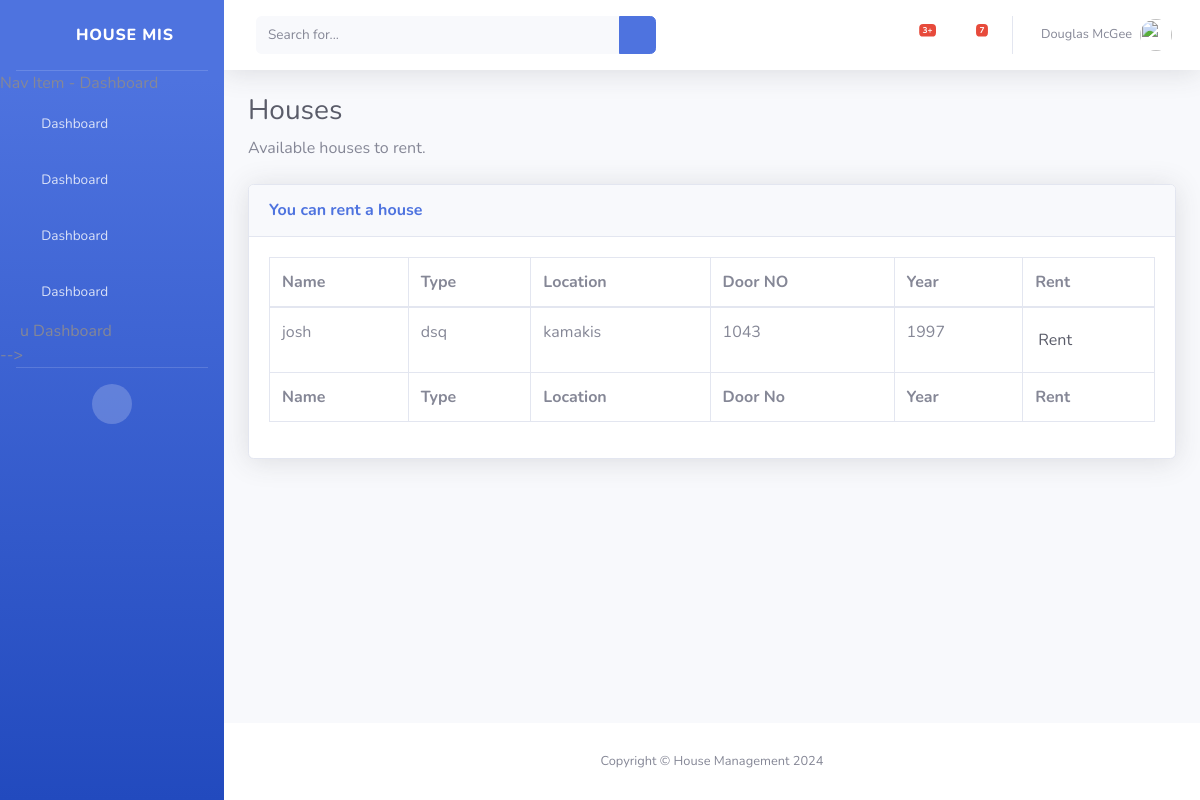
Page /houses on the earlier database version.
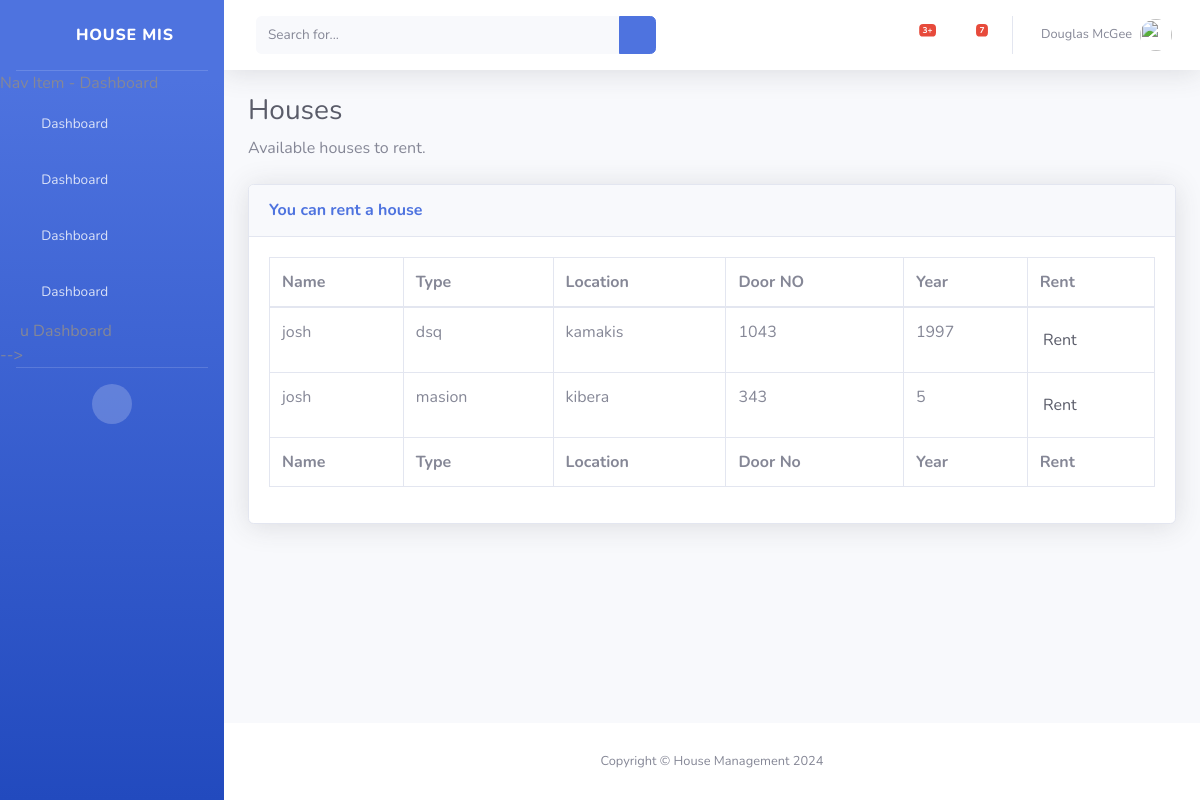
Same page on the later database version.
### main/models.py (models this page shows, shortened)
class House_info(models.Model):
    name = models.CharField(max_length=30)
    type = models.CharField(max_length=30)
    location = models.CharField(max_length=30)
    door_no = models.CharField(max_length=30, unique=True)
    year = models.IntegerField()
    class Meta:
        verbose_name = 'House_info'
        verbose_name_plural = 'House_infos'
        db_table = 'house_infos'
        ordering = ['door_no']

### main/views.py (the view)
# urls.py: path('houses', views.house_to_rent, name='house_to_rent'),
def house_to_rent(request):
    houses = House_info.objects.all()
    return render(request,'house_to_rent.html',{'houses':houses})

### templates/house_to_rent.html (shortened to what this page needs)
{% extends "Master.html" %}
{% load static %}
{% block extra_css %}
		 <link href="{% static 'vendor/datatables/dataTables.bootstrap4.min.css' %}" rel="stylesheet">
{% endblock %}
{% block content %}
                    <h1 class="h3 mb-2 text-gray-800">Houses</h1>
                    <p class="mb-4"> Available houses to rent.
                       </p>
                    <div class="card shadow mb-4">
                        <div class="card-header py-3">
                            <h6 class="m-0 font-weight-bold text-primary">You can rent a house</h6>
                        </div>
                        <div class="card-body">
                            <div class="table-responsive">
                                <table class="table table-bordered" id="dataTable" width="100%" cellspacing="0">
                                    <thead>
                                        <tr>
                                            <th>Name</th>
                                            <th>Type</th>
                                            <th>Location</th>
                                            <th>Door NO</th>
                                            <th>Year</th>
                                            <th>Rent</th>
                                        </tr>
                                    </thead>
                                    <tfoot>
                                        <tr>
                                            <th>Name</th>
                                            <th>Type</th>
                                            <th>Location</th>
                                            <th>Door No</th>
                                            <th>Year</th>
                                            <th>Rent</th>
                                        </tr>
                                    </tfoot>
                                    <tbody>
                                       {% for house in houses %}
                                       	<tr>
                                            <td>{{ house.name }}</td>
                                            <td>{{ house.type }}</td>
                                            <td>{{ house.location }}</td>
                                            <td>{{ house.door_no }}</td>
                                            <td>{{ house.year }}</td>
                                            <td>
                                                <a class="btn-circle btn-group-sm btn-outline-dark" href="{% url 'rent_house' house.house_id %}">Rent </a>
                                            </td>
                                        </tr>
                                       {% endfor %}
                                    </tbody>
                                </table>
                            </div>
                        </div>
                    </div>
{% endblock %}

### templates/Master.html (shortened to what this page needs)
{% load static %}
<!DOCTYPE html>
<html lang="en">
<head>
    <link href="{% static 'vendor/fontawesome-free/css/all.min.css' %}" rel="stylesheet" type="text/css">
    <link href="{% static 'css/sb-admin-2.min.css' %}" rel="stylesheet">
{% block extra_css %}
{% endblock %}
</head>
<body id="page-top">
    <div id="wrapper">
        <ul class="navbar-nav bg-gradient-primary sidebar sidebar-dark accordion" id="accordionSidebar">
            <a class="sidebar-brand d-flex align-items-center justify-content-center" href="index.html">
                <div class="sidebar-brand-icon rotate-n-15">
                    <i class="fas fa-laugh-wink"></i>
                </div>
                <div class="sidebar-brand-text mx-3">House Mis </div>
            </a>
            <hr class="sidebar-divider my-0">
             Nav Item - Dashboard
            <li class="nav-item">
                <a class="nav-link" href="{% url 'dashboard' %}">
                    <i class="fas fa-fw fa-tachometer-alt"></i>
                    <span>Dashboard</span></a>
            </li>
            <li class="nav-item">
                <a class="nav-link" href="{% url 'house_to_rent' %}">
                    <i class="fas fa-fw fa-tachometer-alt"></i>
                    <span>Dashboard</span></a>
            </li>
            <li class="nav-item">
                <a class="nav-link" href="{% url 'rented_houses' %}">
                    <i class="fas fa-fw fa-tachometer-alt"></i>
                    <span>Dashboard</span></a>
            </li>
            <li class="nav-item">
                <a class="nav-link" href="{% url 'fines' %}">
                    <i class="fas fa-fw fa-tachometer-alt"></i>
                    <span>Dashboard</span></a>
            </li>
            <li class="nav-item">
                    <i class="fas fa-fw fa-tachometer-alt"></i>u
                    <span>Dashboard</span></a>
            </li>
             -->
            <hr class="sidebar-divider d-none d-md-block">
            <div class="text-center d-none d-md-inline">
                <button class="rounded-circle border-0" id="sidebarToggle"></button>
            </div>
        </ul>
        <div id="content-wrapper" class="d-flex flex-column">
            <div id="content">
                <nav class="navbar navbar-expand navbar-light bg-white topbar mb-4 static-top shadow">
                    <form
                        class="d-none d-sm-inline-block form-inline mr-auto ml-md-3 my-2 my-md-0 mw-100 navbar-search">
                        <div class="input-group">
                            <input type="text" class="form-control bg-light border-0 small" placeholder="Search for..."
                                aria-label="Search" aria-describedby="basic-addon2">
                            <div class="input-group-append">
                                <button class="btn btn-primary" type="button">
                                    <i class="fas fa-search fa-sm"></i>
                                </button>
                            </div>
                        </div>
                    </form>
                    <ul class="navbar-nav ml-auto">
                        <li class="nav-item dropdown no-arrow mx-1">
                            <a class="nav-link dropdown-toggle" href="#" id="alertsDropdown" role="button"
                                data-toggle="dropdown" aria-haspopup="true" aria-expanded="false">
                                <i class="fas fa-bell fa-fw"></i>
                                <span class="badge badge-danger badge-counter">3+</span>
                            </a>
                        </li>
                        <li class="nav-item dropdown no-arrow mx-1">
                            <a class="nav-link dropdown-toggle" href="#" id="messagesDropdown" role="button"
                                data-toggle="dropdown" aria-haspopup="true" aria-expanded="false">
                                <i class="fas fa-envelope fa-fw"></i>
                                <span class="badge badge-danger badge-counter">7</span>
                            </a>
                        </li>
                        <li class="nav-item dropdown no-arrow">
                            <a class="nav-link dropdown-toggle" href="#" id="userDropdown" role="button"
                                data-toggle="dropdown" aria-haspopup="true" aria-expanded="false">
                                <span class="mr-2 d-none d-lg-inline text-gray-600 small">Douglas McGee</span>
                                <img class="img-profile rounded-circle"
                                    src="{% static 'img/undraw_profile.svg' %}">
                            </a>
                        </li>
                    </ul>
                </nav>
                <div class="container-fluid">
                    {% block content %}
                    {% endblock %}
                </div>
            </div>
            <footer class="sticky-footer bg-white">
                <div class="container my-auto">
                    <div class="copyright text-center my-auto">
                        <span>Copyright &copy; House Management 2024</span>
                    </div>
                </div>
            </footer>
        </div>
    </div>
</body>
</html>

Differences in the rows shown:
added House_info: name "josh", type "masion", location "kibera", door_no "343", year "5"
